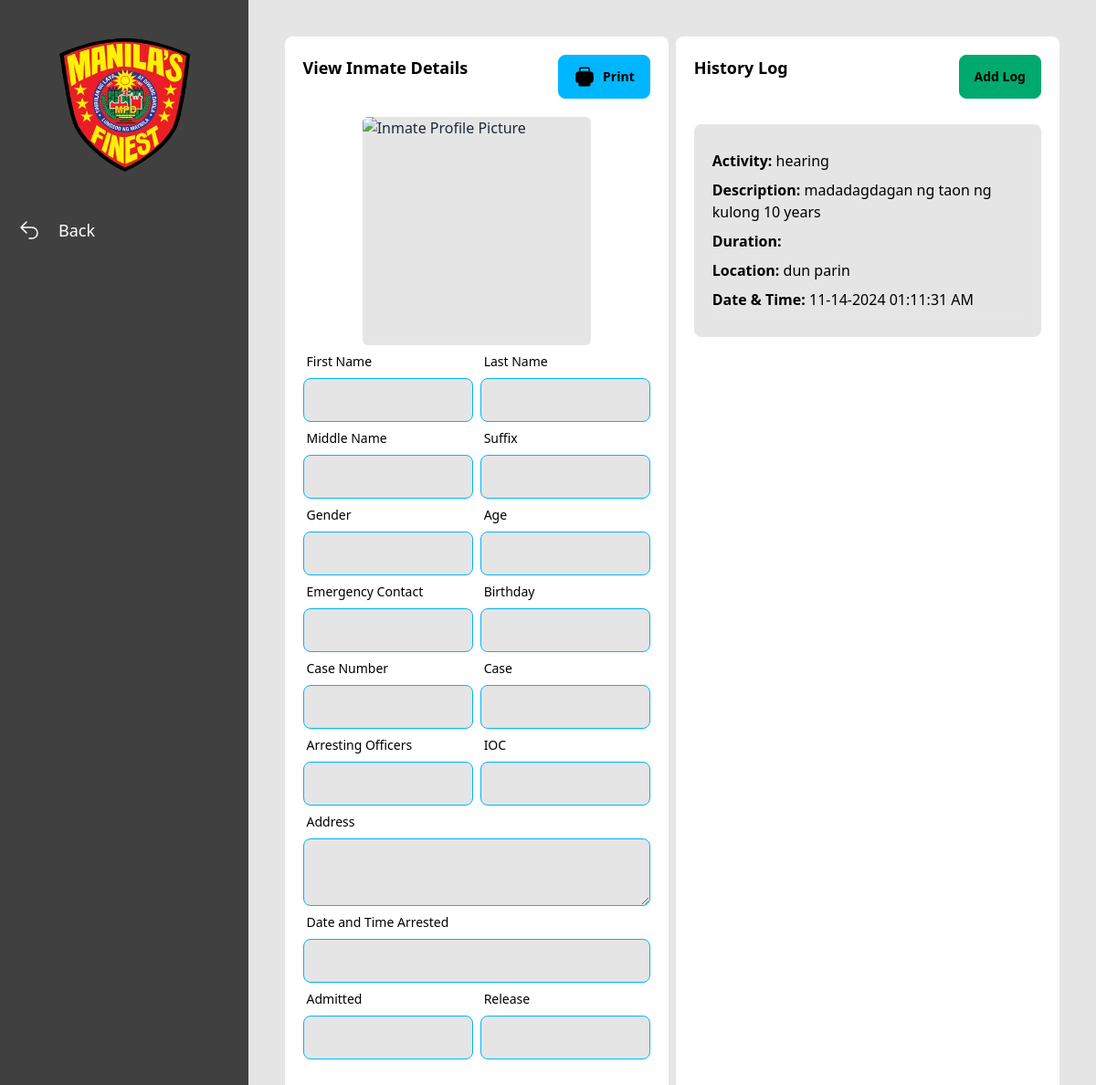
The app's page /view_inmate.php?id=1 with its own data.
### tables this page shows
CREATE TABLE `inmate_logs` (
  `log_id` int(11) NOT NULL,
  `inmate_id` bigint(20) UNSIGNED NOT NULL,
  `activity_type` varchar(255) NOT NULL,
  `description` text DEFAULT NULL,
  `duration` varchar(255) DEFAULT NULL,
  `location` varchar(255) NOT NULL,
  `documents` varchar(255) DEFAULT NULL,
  `created_at` timestamp NOT NULL DEFAULT current_timestamp()
);

### view_inmate.php (the view, shortened to what this page needs)
<?php
require 'controllers/db_conn.php';
$id = intval($_GET['id']);
$statusQuery = $conn->prepare("SELECT status FROM inmates WHERE id = ?");
$statusQuery->bind_param("i", $id);
$statusQuery->execute();
$statusResult = $statusQuery->get_result();
$inmateStatus = $statusResult->fetch_assoc()['status'];
$logQuery = $conn->prepare("SELECT activity_type, description, duration, location, created_at FROM inmate_logs WHERE inmate_id = ?");
$logQuery->bind_param("i", $id);
$logQuery->execute();
$logResult = $logQuery->get_result();
$logs = $logResult->fetch_all(MYSQLI_ASSOC);
?>
<!DOCTYPE html>
<html lang="en">
<head>
    <link rel="stylesheet" href="node_modules/sweetalert2/dist/sweetalert2.min.css">
    <link rel="stylesheet" href="src/output.css">
</head>
<body class="bg-neutral-200">
    <div class="flex flex-row relative">
        <ul class="flex flex-col w-96 bg-neutral-700 text-white h-dvh sticky top-0">
            <img src="img/police-logo.png" alt="police-logo.png" class="my-10 self-center" style="width: 150px; height: 150px;">
            <li class="hover:bg-neutral-500">
                <a href="inmates.php" class="flex items-center pl-5 py-2">
                    <h1 class="pl-5 text-lg">Back</h1>
                </a>
            </li>
        </ul>
        <div class="m-10 w-full flex flex-row gap-2 h-dvh">
            <div class="w-2/4 p-5 rounded-lg bg-white overflow-y-auto">
                <div class="flex justify-between mb-5">
                    <h3 class="text-lg font-bold text-center text-black">View Inmate Details</h3>
                    <button class="btn btn-info" onclick="printInmateDetails()">
                        Print
                    </button>
                </div>
                <div class="overflow-y-auto max-h-[calc(100vh-200px)]">
                    <label class="form-control w-full">
                        <img id="viewPicture" class="bg-neutral-200 self-center rounded-md" alt="Inmate Profile Picture" style="width: 250px; height: 250px;" />
                    </label>
                    <div class="flex flex-row gap-2">
                        <label class="form-control w-full">
                            <div class="label">
                                <span class="label-text text-black">First Name</span>
                            </div>
                            <input type="text" id="viewFirstName" class="input input-bordered input-info w-full bg-neutral-200 text-black" readonly />
                        </label>
                        <label class="form-control w-full">
                            <div class="label">
                                <span class="label-text text-black">Last Name</span>
                            </div>
                            <input type="text" id="viewLastName" class="input input-bordered input-info w-full bg-neutral-200 text-black" readonly />
                        </label>
                    </div>
                    <div class="flex flex-row gap-2">
                        <label class="form-control w-full">
                            <div class="label">
                            <span class="label-text text-black">Middle Name</span>
                        </div>
                        <input type="text" id="viewMiddleName" class="input input-bordered input-info w-full bg-neutral-200 text-black" readonly />
                        </label>
                        <label class="form-control w-full">
                            <div class="label">
                                <span class="label-text text-black">Suffix</span>
                            </div>
                            <input type="text" id="viewSuffix" class="input input-bordered input-info w-full bg-neutral-200 text-black" readonly />
                        </label>
                    </div>
                    <div class="flex flex-row gap-2">
                        <label class="form-control w-full">
                            <div class="label">
                                <span class="label-text text-black">Gender</span>
                            </div>
                            <input type="text" id="viewGender" class="input input-bordered input-info w-full bg-neutral-200 text-black" readonly />
                        </label>
                        <label class="form-control w-full">
                        <div class="label">
                            <span class="label-text text-black">Age</span>
                        </div>
                        <input type="text" id="viewAge" class="input input-bordered input-info w-full bg-neutral-200 text-black" readonly />
                        </label>
                    </div>
                    <div class="flex flex-row gap-2">
                            <label class="form-control w-full">
                            <div class="label">
                                <span class="label-text text-black">Emergency Contact</span>
                            </div>
                            <input type="text" id="viewEmergencyContact" class="input input-bordered input-info w-full bg-neutral-200 text-black" readonly />
                        </label>
                        <label class="form-control w-full">
                            <div class="label">
                            <span class="label-text text-black">Birthday</span>
                        </div>
                        <input type="text" id="viewBirthday" class="input input-bordered input-info w-full bg-neutral-200 text-black" readonly />
                        </label>
                    </div>
                    <div class="flex flex-row gap-2">
                        <label class="form-control w-full">
                            <div class="label">
                                <span class="label-text text-black">Case Number</span>
                            </div>
                            <input type="text" id="viewCaseNumber" class="input input-bordered input-info w-full bg-neutral-200 text-black" readonly />
                        </label>
                        <label class="form-control w-full">
                            <div class="label">
                                <span class="label-text text-black">Case</span>
                            </div>
                            <input type="text" id="viewCase" class="input input-bordered input-info w-full bg-neutral-200 text-black" readonly />
                        </label>
                    </div>
                    <div class="flex flex-row gap-2">
                        <label class="form-control w-full">
                            <div class="label">
                                <span class="label-text text-black">Arresting Officers</span>
                            </div>
                            <input type="text" id="viewArrestingOfficers" class="input input-bordered input-info w-full bg-neutral-200 text-black" readonly />
                        </label>
                        <label class="form-control w-full">
                            <div class="label">
                                <span class="label-text text-black">IOC</span>
                            </div>
                            <input type="text" id="viewIOC" class="input input-bordered input-info w-full bg-neutral-200 text-black" readonly />
                        </label>
                    </div>
                    <label class="form-control w-full">
                        <div class="label">
                            <span class="label-text text-black">Address</span>
                        </div>
                        <textarea id="viewAddress" class="textarea textarea-bordered textarea-info w-full bg-neutral-200 text-black" readonly></textarea>
                    </label>
                    <label class="form-control w-full">
                        <div class="label">
                            <span class="label-text text-black">Date and Time Arrested</span>
                        </div>
                        <input type="text" id="viewDateTimeArrested" class="input input-bordered input-info w-full bg-neutral-200 text-black" readonly />
                    </label>
                    <div class="flex flex-row gap-2">
                        <label class="form-control w-full">
                            <div class="label">
                            <span class="label-text text-black">Admitted</span>
                        </div>
                        <input type="text" id="viewAdmitted" class="input input-bordered input-info w-full bg-neutral-200 text-black" readonly />
                    </label>
                    <label class="form-control w-full">
                        <div class="label">
                            <span class="label-text text-black">Release</span>
                        </div>
                        <input type="text" id="viewRelease" class="input input-bordered input-info w-full bg-neutral-200 text-black" readonly />
                        </label>
                    </div>
                </div>
            </div>
            <div class="w-2/4 p-5 h-full rounded-lg bg-white">
                <div class="flex flex-row justify-between">
                    <h3 class="text-lg font-bold text-center text-black mb-2">History Log</h3>
                    <?php if ($inmateStatus !== 'released' && $inmateStatus !== 'reviewing'): ?>
                        <button class="btn btn-success" onclick="addLog.showModal()">Add Log</button>
                    <?php else: ?>
                        <button class="btn btn-success" disabled title="Cannot add logs for released or reviewing inmates">Add Log</button>
                    <?php endif; ?>
                </div>
                <div id="logContainer" class="log-container overflow-y-auto flex flex-col text-black h-4/5 mt-5">
                    <?php foreach ($logs as $log): ?>
                        <div class="log-entry bg-neutral-200 rounded-lg p-5 my-2">
                            <p class="my-2"><span class="font-bold">Activity:</span> <?php echo htmlspecialchars($log['activity_type']); ?></p>
                            <p class="my-2"><span class="font-bold">Description:</span> <?php echo htmlspecialchars($log['description']); ?></p>
                            <p class="my-2"><span class="font-bold">Duration:</span> <?php echo htmlspecialchars($log['duration']); ?></p>
                            <p class="my-2"><span class="font-bold">Location:</span> <?php echo htmlspecialchars($log['location']); ?></p>
                            <p class="my-2"><span class="font-bold">Date & Time:</span>  <?php $dateTime = new DateTime($log['created_at']); echo $dateTime->format('m-d-Y h:i:s A'); ?></p>
                            <hr>
                        </div>
                    <?php endforeach; ?>
                </div>
            </div>
        </div>
    </div>
</body>
</html>

### records on screen
inmate_logs: activity_type "hearing", description "madadagdagan ng taon ng kulong 10 years", location "dun parin", created_at "11-14-2024 01:11:31 AM"
